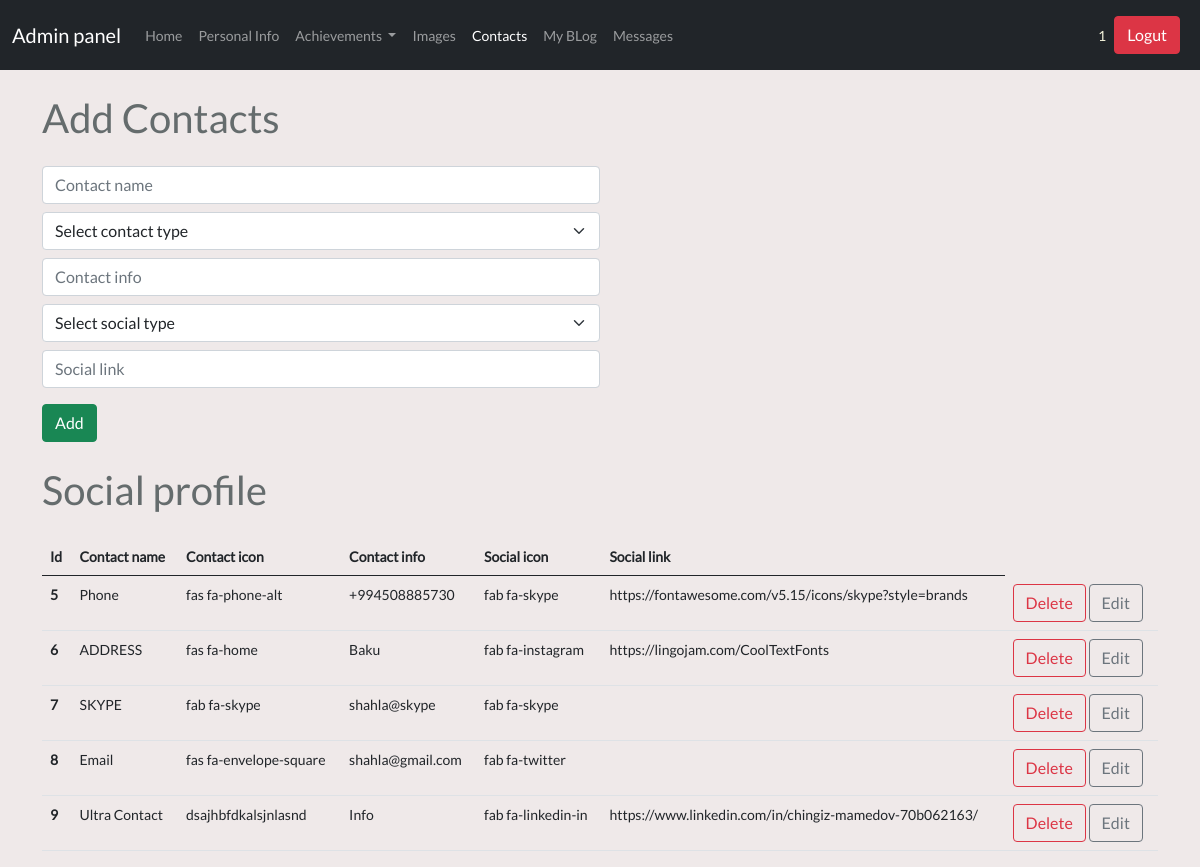
The page /admin/socialprof (signed in) on the database its author committed.
### tables this page shows
CREATE TABLE user (
	id INTEGER NOT NULL, 
	username VARCHAR(20), 
	email VARCHAR(50), 
	password VARCHAR(80), 
	PRIMARY KEY (id), 
	UNIQUE (username), 
	UNIQUE (email)
);

CREATE TABLE social_icon (
	id INTEGER NOT NULL, 
	contact_title VARCHAR(50), 
	contact_info VARCHAR(50), 
	contact_icon VARCHAR(50), 
	social_icon VARCHAR(50), 
	social_link VARCHAR(50), 
	PRIMARY KEY (id)
);

### controllers/admin/socialprof.py (the view, shortened to what this page needs)
@app.route('/admin/socialprof',methods=["GET","POST"])
@login_required
def admin_socialicon_index():
    from run import db
    from models import SocialIcon
    social_icons=SocialIcon.query.all()
    return render_template ("admin/socialprof.html" ,social_icons=social_icons)

### controllers/admin/main.py (called while the page is built)
@app.before_request
def before_request():
    g.user = current_user

### run.py (called while the page is built)
@login_manager.user_loader
def load_user(user_id):
    from models import User
    return User.query.get(user_id)

### templates/admin/socialprof.html (shortened to what this page needs)
{% extends "admin/dashboard.html" %} {% block content %}
<div class="container">
  <h1 class="adminpage ml-4 mt-4">Add Contacts</h1>
  <form action="/admin/socialprof" method="POST" class="w-50 ml-4 mt-4">
    <input
      type="text"
      name="contact_title"
      class="form-control my-2"
      placeholder="Contact name"
    />
    <select
      name="contact_icon"
      class="form-select"
      aria-label="Default select example"
    >
      <option selected disabled>Select contact type</option>
    </select>
    <input
      type="text"
      name="contact_info"
      class="form-control my-2"
      placeholder="Contact info"
    />
    <select
      name="social_icon"
      class="form-select"
      aria-label="Default select example"
    >
      <option selected disabled>Select social type</option>
    </select>
    <input
      type="text"
      name="social_link"
      class="form-control my-2"
      placeholder="Social link"
    />
    <input type="submit" class="btn btn-success my-2" value="Add" />
  </form>
  <h1 class="adminpage ml-4 mt-3">Social profile</h1>
  <table class="table table-hover mt-4 ml-4">
    <thead>
      <tr>
        <th scope="col">Id</th>
        <th scope="col">Contact name</th>
        <th scope="col">Contact icon</th>
        <th scope="col">Contact info</th>
        <th scope="col">Social icon</th>
        <th scope="col">Social link</th>
      </tr>
    </thead>
    <tbody>
      {% for social_icon in social_icons %}
      <tr>
        <th scope="row">{{social_icon.id}}</th>
        <td>{{social_icon.contact_title}}</td>
        <td>{{social_icon.contact_icon}}</td>
        <td>{{social_icon.contact_info}}</td>
        <td>{{social_icon.social_icon}}</td>
        <td>{{social_icon.social_link}}</td>
        <td>
          <a
            href="/deletesocialicon/{{social_icon.id}}"
            class="btn btn-outline-danger"
            >Delete</a
          >
          <a
            href="/updatesocialicon/{{social_icon.id}}"
            class="btn btn-outline-secondary"
            >Edit</a
          >
        </td>
      </tr>
      {% endfor %}
    </tbody>
  </table>
</div>
{% endblock %}

### templates/admin/dashboard.html (shortened to what this page needs)
<!DOCTYPE html>
<html lang="en">
  <head>
    <link
      rel="stylesheet"
      href="https://cdnjs.cloudflare.com/ajax/libs/font-awesome/5.15.3/css/all.min.css"
    />
    <link
      href="{{ url_for('static', filename='bootstrap.min.css') }}"
      rel="stylesheet"
    />
    <link rel="stylesheet" href="/static/admin/css/style.css" />
  </head>
  <body>
    <nav class="navbar navbar-expand-lg navbar-dark bg-dark">
      <div class="container-fluid">
        {% if '/admin/dashboard' in request.path %}
        <span class="navbar-brand">Admin panel</span>
        {% else %}
        <a class="navbar-brand" href="/admin/dashboard">Admin panel</a>
        {% endif %}
        <div class="collapse navbar-collapse" id="navbarText">
          <ul class="navbar-nav me-auto mb-2 mb-lg-0">
            <li class="nav-item">
              <a
                class="nav-link {{'active' if '/admin/home' in request.path else  ''}}"
                aria-current="page"
                href="/admin/home"
                >Home</a
              >
            </li>
            <li class="nav-item">
              <a
                class="nav-link {{'active' if '/admin/persinfo' in request.path else  ''}}"
                href="/admin/persinfo"
                >Personal Info</a
              >
            </li>
            <li class="nav-item dropdown">
              <a
                class="nav-link dropdown-toggle"
                href="#"
                id="navbarScrollingDropdown"
                role="button"
                data-bs-toggle="dropdown"
                aria-expanded="false"
              >
                Achievements
              </a>
            </li>
            <li class="nav-item">
              <a
                class="nav-link {{'active' if '/admin/images' in request.path else  ''}}"
                href="/admin/images"
                >Images</a
              >
            </li>
            <li class="nav-item">
              <a
                class="nav-link {{'active' if '/admin/socialprof' in request.path else  ''}}"
                href="/admin/socialprof"
                >Contacts</a
              >
            </li>
            <li class="nav-item">
              <a
                class="nav-link {{'active' if '/admin/myblog' in request.path else  ''}}"
                href="/admin/myblog"
                >My BLog</a
              >
            </li>
            <li class="nav-item">
              <a
                class="nav-link {{'active' if '/admin/form' in request.path else  ''}}"
                href="/admin/form"
                >Messages</a
              >
            </li>
          </ul>
          <div class="d-flex align-items-center">
            <div style="color: beige">{{ current_user.username }}</div>
            <button
              class="btn btn-danger m-2"
              onclick="window.location.href = '/logout'"
            >
              Logut
            </button>
          </div>
        </div>
      </div>
    </nav>
    {% block content %} {% endblock %}
  </body>
</html>

### static/app/css/style.css (style rules this page uses)
body { font-family: Lato, serif, Calibri, Arial; font-size: 14px; background-color: #efe9e9; color: #656c6d; font-weight: 400; margin: 0; padding: 0; box-sizing: border-box; }

### rows shown on the page
user: username "1"
social_icon: id "5", contact_title "Phone", contact_icon "fas fa-phone-alt", contact_info "+994508885730", social_icon "fab fa-skype", social_link "https://fontawesome.com/v5.15/icons/skype?style=brands"
social_icon: id "6", contact_title "ADDRESS", contact_icon "fas fa-home", contact_info "Baku", social_icon "fab fa-instagram", social_link "https://lingojam.com/CoolTextFonts"
social_icon: id "7", contact_title "SKYPE", contact_icon "fab fa-skype", contact_info "shahla@skype", social_icon "fab fa-skype"
social_icon: id "8", contact_title "Email", contact_icon "fas fa-envelope-square", contact_info "shahla@gmail.com", social_icon "fab fa-twitter"
social_icon: id "9", contact_title "Ultra Contact", contact_icon "dsajhbfdkalsjnlasnd", contact_info "Info", social_icon "fab fa-linkedin-in", social_link "https://www.linkedin.com/in/chingiz-mamedov-70b062163/"
